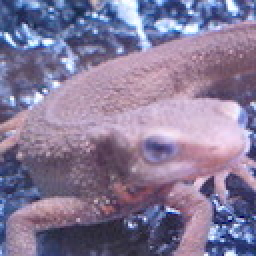
#> input picture Question_61_70/imori.jpg, 128 x 128 px, found by its file name (shown 2 times larger)
$ python question_77.py
#> lines starting #> are read from the running program, lines starting #| are printed output that depends on the picture
import cv2
import numpy as np
import matplotlib.pyplot as plt
import time

# template matching
def RGB2Y(img : np.ndarray):
	H,W,_ = img.shape

	imgY = np.zeros([H,W],dtype=np.float32)

	imgY = 0.2126 * img[...,0] + 0.7152 * img[...,1] + 0.0722 * img[...,2]

	return imgY.clip(0,255).astype(np.uint8)

# def make_carbo_filter(img: np.ndarray,K=111,s=10,g=1.2,l=10,p=0,A=0):
def make_carbo_filter( K=111, s=10, g=1.2, l=10, p=0, A=0):

		d = K // 2

		out = np.zeros([K,K],dtype=np.float32)

		for y in range(K):
			for x in range(K):
				py = y - d
				px = x - d

				theta = A / 180. * np.pi

				xx =  np.cos(theta) * px + np.sin(theta)*py
				yy = -np.sin(theta) * px + np.cos(theta)*py

				out[y,x] =   np.exp(-((xx**2)+(g**2)*(yy**2))/(2 * (s**2))) * np.cos(2*np.pi*xx/l+p)

		out /= np.sum(np.abs(out))
		out = out - np.min(out)
		out /= np.max(out)
		out *= 255

		return np.clip(out,0,255).astype(np.uint8)

def make_carbo_filter_set(img):

		filter_set = list()

		# out = make_carbo_filter(A=0)
		filter_set.append(make_carbo_filter(A=0))
		filter_set.append(make_carbo_filter(A=45))
		filter_set.append(make_carbo_filter(A=90))
		filter_set.append(make_carbo_filter(A=135))

		return filter_set

# Read image
start_time = time.time()

img  =  cv2.imread("/Users/hiroyukih/vscode/Gasyori100knock/Question_61_70/imori.jpg").astype(np.float32)

out = make_carbo_filter_set(img)
#> out = 4 items

# cv2.imwrite("out.jpg", out)

# write histogram to file
for i in range(len(out)):
		plt.subplot(1,len(out),i+1)
		plt.imshow(out[i], cmap='gray')
		plt.axis('off')
		plt.title("Angle "+str(i*45))
		plt.xticks(color="None")
		plt.yticks(color="None")
#> this loop made 4 passes

end_time = time.time()
elapsed_time = end_time - start_time
print(f"処理時間: {elapsed_time} 秒")
plt.show()
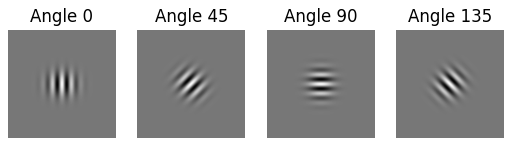
#> figure drawn by matplotlib, 4 panels
# [5 lines of commented-out code are left out]
